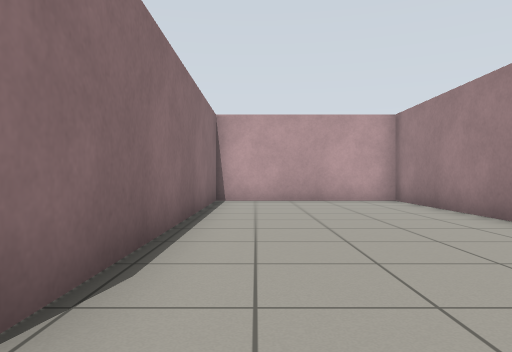
view 1 (above)

16 first-person views from a walk through a robot-simulator world made for Gazebo. The camera is 0.72 m above the floor, looks level and sees 70° across. The floor is counted in squares, 1 m on a side. Each view is taken from the middle of a square. On the plan, view 1 faces up. The plan holds only what a view shows up to about 11 squares ahead; the rest is blank.

view 2
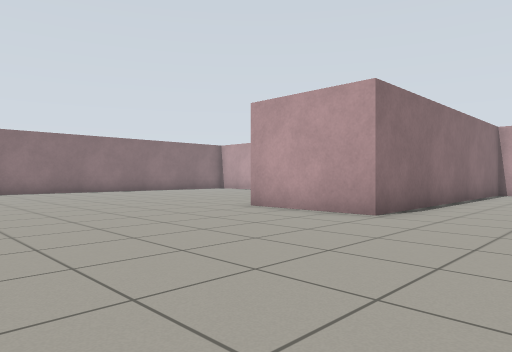

view 3
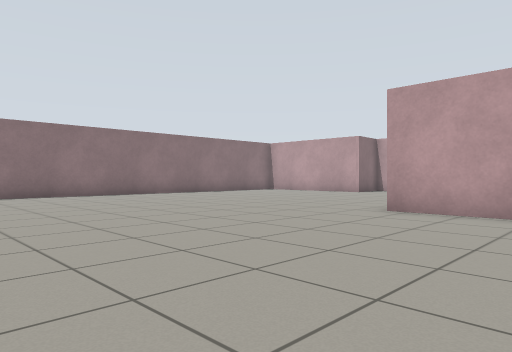

view 4
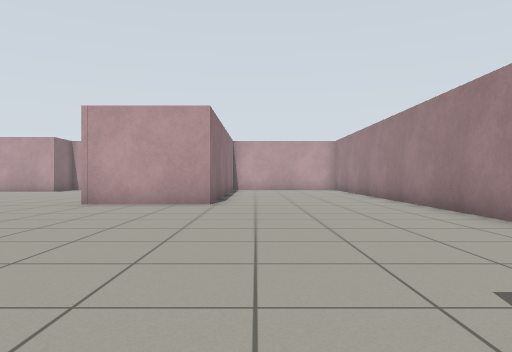

view 5
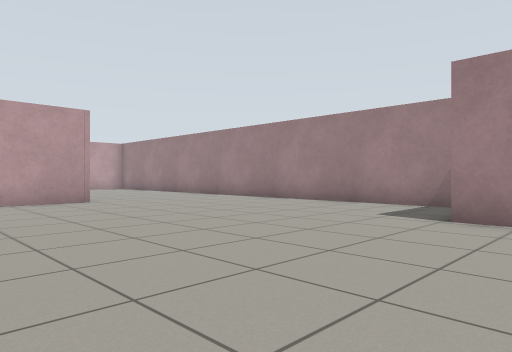

view 6
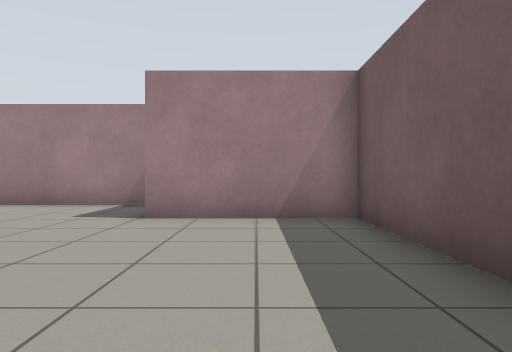

view 7
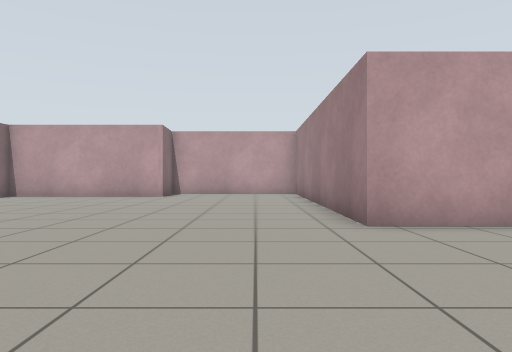

view 8
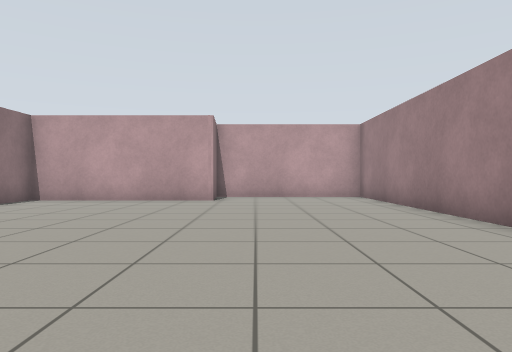

view 9
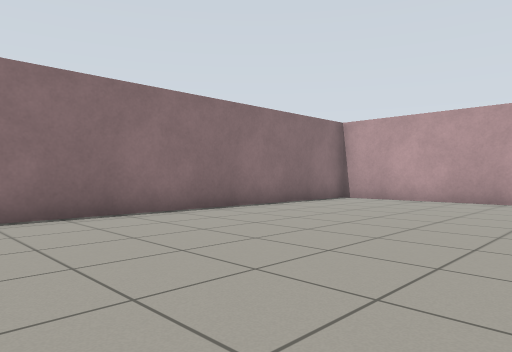

view 10
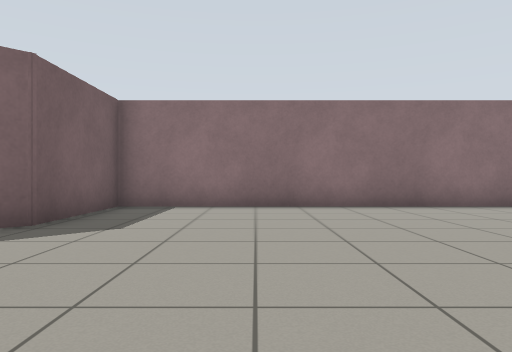

view 11
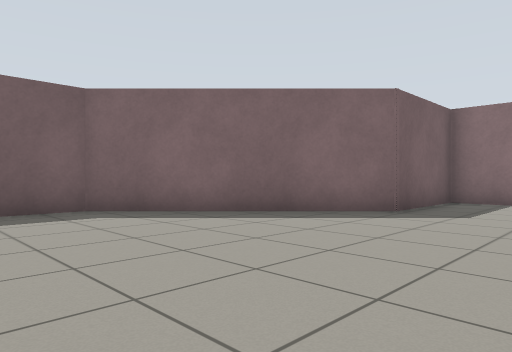

view 12
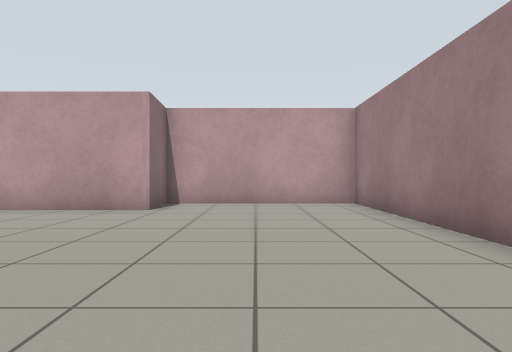

view 13
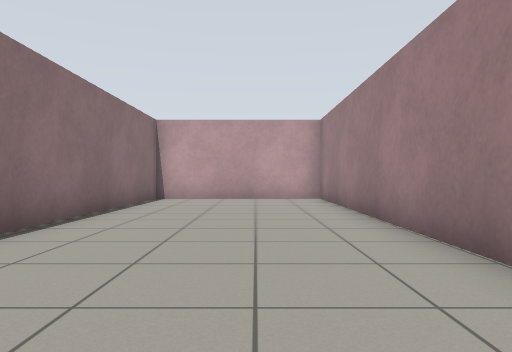

view 14
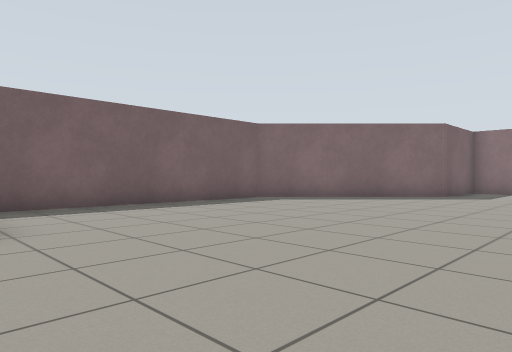

view 15
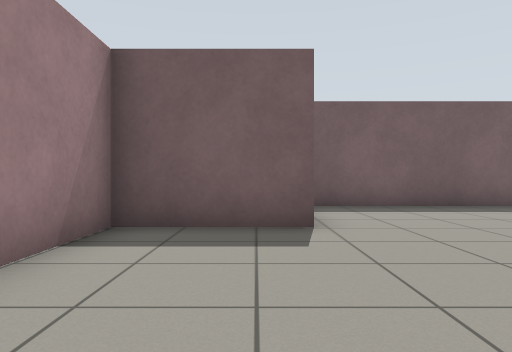

view 16
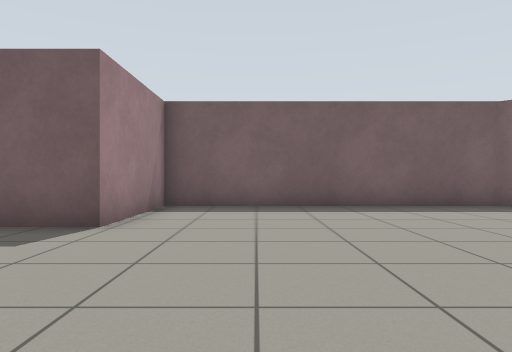

### Floor plan
Points are (right, up) in squares from view 1. A wall is a line through its corners. A room is listed if a view was taken in it or the views show most of it. See-through windows are left out.
Room 1 (views 1, 2, 3, 4, 5, 6, 7, 8, 9, 10, 11, 12, 13, 14, 15, 16)
walls: (-4.4, 1.2) (-4.4, 10.6) (-9.3, 10.6) (-9.2, 8.7) (-14.6, 8.7) (-14.6, -6.2) (-11.3, -6.2) (-6.8, -10.7) (1.2, -10.7) (1.2, -7.1) (4, -7.1) (4, 10.6) (-1.2, 10.6) (-1.2, 1.2) (-4.4, 1.2)

Positions as (right, up) in squares from view 1, and headings:
1: (0, 0), facing up
2: (2, -5), facing up-left
3: (-1, -6), facing up-left
4: (0, -8), facing up
5: (-5, -9), facing up-right
6: (-5, -9), facing right
7: (-6, -4), facing up
8: (-8, -2), facing up
9: (-8, -2), facing up-left
10: (-6, -3), facing left
11: (-4, -3), facing down-left
12: (-7, 1), facing up
13: (2, -1), facing up
14: (2, -2), facing down-left
15: (2, -2), facing down
16: (-1, -2), facing down
